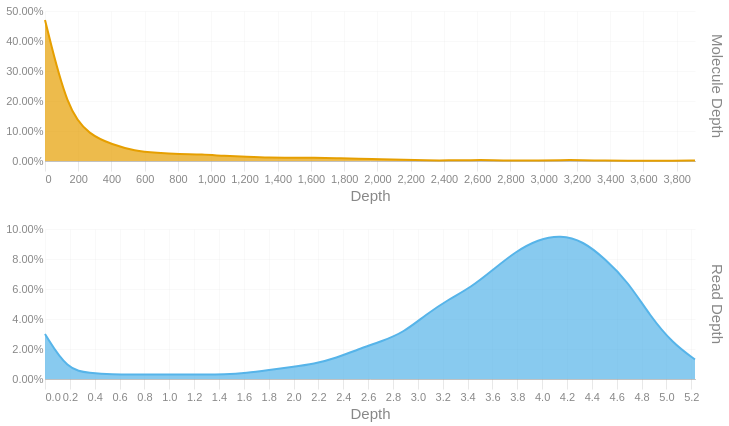

This figure's notebook cell:
### Code cell
readdep = depth_hist(tb['Read Depth'], q99, 3)
readdep = readdep.with_columns(pl.lit('Read Depth').alias('Metric'))
if not SKIPLR:
    moldep = depth_hist(tb['Molecule Depth'], mol_q99, 1)
    moldep = moldep.with_columns(pl.lit('Molecule Depth').alias('Metric'))
    _hist = pl.concat([readdep, moldep])
    _hist = _hist.filter(pl.col('Proportion') != 0)
    with SafeRender(_hist):
        (
            alt.Chart(_hist)        
            .mark_area(interpolate = "basis")
            .encode(
                x=alt.X('Bin:Q').scale(domainMin=0).axis(alt.Axis(title='Depth')),
                y = alt.Y('Proportion:Q', title = None).axis(format = '.2%'),
                color = alt.Color('Metric:N').legend(None),
                row = alt.Row("Metric:N").header(title = None, labelOrient = 'right'),
                tooltip = [
                    alt.Tooltip("Metric:N", title = "Metric"),
                    alt.Tooltip('Interval:N', title = "Depth Interval"),
                    alt.Tooltip('Proportion:Q', title = "% Alignments").format('.2%')
                ]
            )
            .resolve_scale(x='independent', y='independent')
            .properties(
                height = 150, width = 650,
                usermeta={'embedOptions': {'downloadFileName': f'{samplename}.depth.hist'}}
            )
        ).display()
else:
    readdep = readdep.filter(pl.col('Proportion') != 0)
    with SafeRender(readdep):
        (
            alt.Chart(readdep)        
            .mark_area(interpolate = "basis")
            .encode(
                x=alt.X('Bin:Q').scale(domainMin=0).axis(alt.Axis(title='Depth')),
                y = alt.Y('Proportion:Q', title = None).axis(format = '.2%'),
                tooltip = [
                    alt.Tooltip('Interval:N', title = "Depth Interval"),
                    alt.Tooltip('Proportion:Q', title = "% Alignments").format('.2%')
                ]
            )
            .properties(
                usermeta={'embedOptions': {'downloadFileName': f'{samplename}.depth.hist'}}
            )
        ).display()

### Figure 1 — Vega-Lite specification as saved in the notebook (floating-point values rounded to 4 significant figures)
{"width": 650, "height": 150, "config": {"title": {"anchor": "start", "dy": -15, "fontSize": 18, "color": "#888888", "subtitleColor": "#888888", "subtitleFontSize": 14}, "arc": {"fill": "#0072B2"}, "axis": {"domainColor": "#888888", "domainWidth": 0.5, "gridWidth": 0.2, "grid": false, "titleFontWeight": 400, "titleFontSize": 15, "labelFontSize": 11, "labelColor": "#888888", "tickColor": "#888888", "tickWidth": 0.2, "titleColor": "#888888"}, "axisBand": {"grid": false}, "axisX": {"grid": true, "tickSize": 10, "domainCap": "round"}, "axisY": {"domain": false, "grid": true, "tickSize": 0, "domainCap": "round"}, "background": "transparent", "header": {"labelFontSize": 15, "labelColor": "#888888", "titleFontSize": 15, "titleFontWeight": 600, "titleColor": "#888888"}, "legend": {"labelFont": "sans-serif", "labelFontSize": 12, "labelColor": "#888888", "symbolSize": 100, "symbolType": "circle", "titleFontSize": 12, "titlePadding": 10, "titleColor": "#888888", "title": null}, "range": {"category": ["#E69F00", "#56B4E9", "#009E73", "#F0E442", "#0072B2", "#D55E00", "#CC79A7", "#000000"], "diverging": ["#cfe8f3", "#a2d4ec", "#73bfe2", "#46abdb", "#1696d2", "#12719e"]}, "area": {"fill": "#0072B2", "fillOpacity": 0.7, "line": true, "strokeOpacity": 0.7}, "line": {"color": "#0072B2", "stroke": "#0072B2", "strokeWidth": 2}, "trail": {"color": "#0072B2", "stroke": "#0072B2", "strokeWidth": 0, "size": 1}, "point": {"filled": true, "fillOpacity": 1.0, "size": 95}, "text": {"color": "#888888", "fontSize": 11, "align": "right", "fontWeight": 400, "size": 11}, "bar": {"fill": "#0072B2", "stroke": null}, "view": {"stroke": null, "continuousWidth": 660, "continuousHeight": 400}}, "data": {"name": "data-cd467240a09a46ce6a28695794e85286"}, "mark": {"type": "area", "interpolate": "basis"}, "encoding": {"color": {"field": "Metric", "legend": null, "type": "nominal"}, "row": {"field": "Metric", "header": {"title": null, "labelOrient": "right"}, "type": "nominal"}, "tooltip": [{"field": "Metric", "title": "Metric", "type": "nominal"}, {"field": "Interval", "title": "Depth Interval", "type": "nominal"}, {"field": "Proportion", "format": ".2%", "title": "% Alignments", "type": "quantitative"}], "x": {"axis": {"title": "Depth"}, "field": "Bin", "scale": {"domainMin": 0}, "type": "quantitative"}, "y": {"axis": {"format": ".2%"}, "field": "Proportion", "title": null, "type": "quantitative"}}, "resolve": {"scale": {"x": "independent", "y": "independent"}}, "usermeta": {"embedOptions": {"downloadFileName": "S6_LaHave_3615.depth.hist"}}, "$schema": "https://vega.github.io/schema/vega-lite/v6.1.0.json", "datasets": {"data-cd467240a09a46ce6a28695794e85286": [{"Bin": 0.0, "Interval": "0.0-0.18", "Proportion": 0.03, "Metric": "Read Depth"}, {"Bin": 0.18, "Interval": "0.18-0.361", "Proportion": 0.006, "Metric": "Read Depth"}, {"Bin": 0.361, "Interval": "0.361-0.541", "Proportion": 0.004, "Metric": "Read Depth"}, {"Bin": 0.541, "Interval": "0.541-0.721", "Proportion": 0.003, "Metric": "Read Depth"}, {"Bin": 0.721, "Interval": "0.721-0.902", "Proportion": 0.003, "Metric": "Read Depth"}, {"Bin": 0.902, "Interval": "0.902-1.082", "Proportion": 0.003, "Metric": "Read Depth"}, {"Bin": 1.082, "Interval": "1.082-1.262", "Proportion": 0.003, "Metric": "Read Depth"}, {"Bin": 1.262, "Interval": "1.262-1.443", "Proportion": 0.003, "Metric": "Read Depth"}, {"Bin": 1.443, "Interval": "1.443-1.623", "Proportion": 0.003, "Metric": "Read Depth"}, {"Bin": 1.623, "Interval": "1.623-1.803", "Proportion": 0.004, "Metric": "Read Depth"}, {"Bin": 1.803, "Interval": "1.803-1.984", "Proportion": 0.006, "Metric": "Read Depth"}, {"Bin": 1.984, "Interval": "1.984-2.164", "Proportion": 0.008, "Metric": "Read Depth"}, {"Bin": 2.164, "Interval": "2.164-2.344", "Proportion": 0.01, "Metric": "Read Depth"}, {"Bin": 2.344, "Interval": "2.344-2.525", "Proportion": 0.014, "Metric": "Read Depth"}, {"Bin": 2.525, "Interval": "2.525-2.705", "Proportion": 0.02, "Metric": "Read Depth"}, {"Bin": 2.705, "Interval": "2.705-2.885", "Proportion": 0.025, "Metric": "Read Depth"}, {"Bin": 2.885, "Interval": "2.885-3.066", "Proportion": 0.031, "Metric": "Read Depth"}, {"Bin": 3.066, "Interval": "3.066-3.246", "Proportion": 0.043, "Metric": "Read Depth"}, {"Bin": 3.246, "Interval": "3.246-3.426", "Proportion": 0.053, "Metric": "Read Depth"}, {"Bin": 3.426, "Interval": "3.426-3.607", "Proportion": 0.061, "Metric": "Read Depth"}, {"Bin": 3.607, "Interval": "3.607-3.787", "Proportion": 0.073, "Metric": "Read Depth"}, {"Bin": 3.787, "Interval": "3.787-3.967", "Proportion": 0.085, "Metric": "Read Depth"}, {"Bin": 3.967, "Interval": "3.967-4.148", "Proportion": 0.093, "Metric": "Read Depth"}, {"Bin": 4.148, "Interval": "4.148-4.328", "Proportion": 0.096, "Metric": "Read Depth"}, {"Bin": 4.328, "Interval": "4.328-4.508", "Proportion": 0.092, "Metric": "Read Depth"}, {"Bin": 4.508, "Interval": "4.508-4.689", "Proportion": 0.08, "Metric": "Read Depth"}, {"Bin": 4.689, "Interval": "4.689-4.869", "Proportion": 0.065, "Metric": "Read Depth"}, {"Bin": 4.869, "Interval": "4.869-5.049", "Proportion": 0.042, "Metric": "Read Depth"}, {"Bin": 5.049, "Interval": "5.049-5.23", "Proportion": 0.024, "Metric": "Read Depth"}, {"Bin": 5.23, "Interval": "5.23-5.41", "Proportion": 0.013, "Metric": "Read Depth"}, {"Bin": 0.0, "Interval": "0.0-134.8", "Proportion": 0.47, "Metric": "Molecule Depth"}, {"Bin": 134.8, "Interval": "134.8-269.7", "Proportion": 0.168, "Metric": "Molecule Depth"}, {"Bin": 269.7, "Interval": "269.7-404.5", "Proportion": 0.086, "Metric": "Molecule Depth"}, {"Bin": 404.5, "Interval": "404.5-539.3", "Proportion": 0.055, "Metric": "Molecule Depth"}, {"Bin": 539.3, "Interval": "539.3-674.2", "Proportion": 0.033, "Metric": "Molecule Depth"}, {"Bin": 674.2, "Interval": "674.2-809.0", "Proportion": 0.027, "Metric": "Molecule Depth"}, {"Bin": 809.0, "Interval": "809.0-943.8", "Proportion": 0.023, "Metric": "Molecule Depth"}, {"Bin": 943.8, "Interval": "943.8-1078.6", "Proportion": 0.022, "Metric": "Molecule Depth"}, {"Bin": 1079.0, "Interval": "1078.6-1213.5", "Proportion": 0.017, "Metric": "Molecule Depth"}, {"Bin": 1214.0, "Interval": "1213.5-1348.3", "Proportion": 0.014, "Metric": "Molecule Depth"}, {"Bin": 1348.0, "Interval": "1348.3-1483.1", "Proportion": 0.011, "Metric": "Molecule Depth"}, {"Bin": 1483.0, "Interval": "1483.1-1618.0", "Proportion": 0.011, "Metric": "Molecule Depth"}, {"Bin": 1618.0, "Interval": "1618.0-1752.8", "Proportion": 0.011, "Metric": "Molecule Depth"}, {"Bin": 1753.0, "Interval": "1752.8-1887.6", "Proportion": 0.009, "Metric": "Molecule Depth"}, {"Bin": 1888.0, "Interval": "1887.6-2022.5", "Proportion": 0.008, "Metric": "Molecule Depth"}, {"Bin": 2022.0, "Interval": "2022.5-2157.3", "Proportion": 0.006, "Metric": "Molecule Depth"}, {"Bin": 2157.0, "Interval": "2157.3-2292.1", "Proportion": 0.004, "Metric": "Molecule Depth"}, {"Bin": 2292.0, "Interval": "2292.1-2427.0", "Proportion": 0.002, "Metric": "Molecule Depth"}, {"Bin": 2427.0, "Interval": "2427.0-2561.8", "Proportion": 0.002, "Metric": "Molecule Depth"}, {"Bin": 2562.0, "Interval": "2561.8-2696.6", "Proportion": 0.003, "Metric": "Molecule Depth"}, {"Bin": 2697.0, "Interval": "2696.6-2831.5", "Proportion": 0.003, "Metric": "Molecule Depth"}, {"Bin": 2832.0, "Interval": "2831.5-2966.3", "Proportion": 0.001, "Metric": "Molecule Depth"}, {"Bin": 2966.0, "Interval": "2966.3-3101.1", "Proportion": 0.002, "Metric": "Molecule Depth"}, {"Bin": 3101.0, "Interval": "3101.1-3235.9", "Proportion": 0.003, "Metric": "Molecule Depth"}, {"Bin": 3236.0, "Interval": "3235.9-3370.8", "Proportion": 0.003, "Metric": "Molecule Depth"}, {"Bin": 3371.0, "Interval": "3370.8-3505.6", "Proportion": 0.001, "Metric": "Molecule Depth"}, {"Bin": 3506.0, "Interval": "3505.6-3640.4", "Proportion": 0.001, "Metric": "Molecule Depth"}, {"Bin": 3640.0, "Interval": "3640.4-3775.3", "Proportion": 0.001, "Metric": "Molecule Depth"}, {"Bin": 3775.0, "Interval": "3775.3-3910.1", "Proportion": 0.001, "Metric": "Molecule Depth"}, {"Bin": 3910.0, "Interval": "3910.1-4044.93", "Proportion": 0.002, "Metric": "Molecule Depth"}]}}
